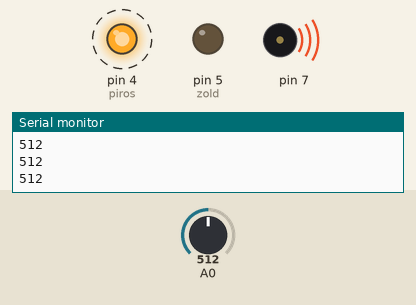
Simulated run of this sketch. Board: Arduino Uno, built with avr-gcc and run on an emulated ATmega328P. Shown: output pins drawn as LEDs (lit = HIGH), buzzer (waves = sounding), the last lines printed to the serial monitor. Dashed ring = blinking. The test bench sets the inputs (shaded band); at power-on: A0 = 512.

Above: at 0.9 s.
1.3 s: A0 set to 358
4.3 s: A0 set to 342
At 4.9 s:
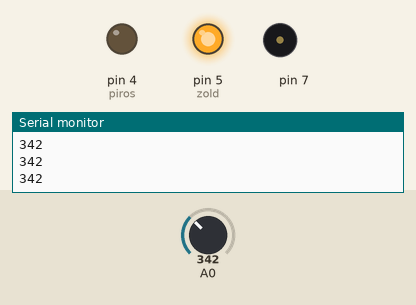
5.9 s: A0 set to 360
At 6.0 s:
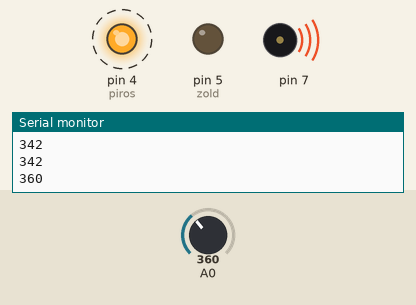
8.9 s: A0 set to 340
At 9.0 s:
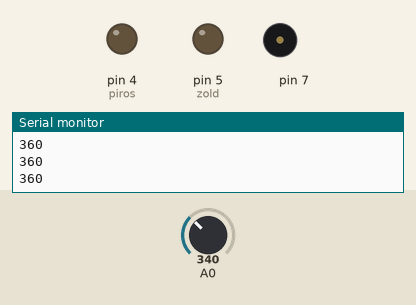
Timing chart, 0 to 11.6 s (numbered marks = the images above; inputs shaded):
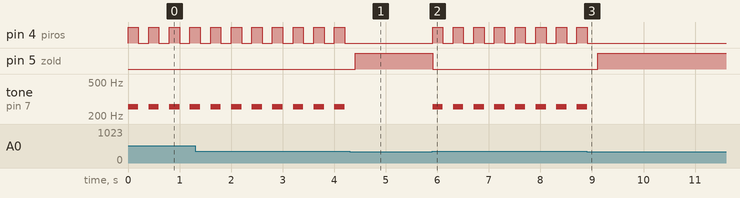

The sketch:

sketch_oct02b.ino
```cpp
int val;
int piros = 4;
int zold = 5;
void setup() {
  Serial.begin(9600);
  pinMode(piros,OUTPUT);
  pinMode(zold,OUTPUT);

}

void loop() {
  val=analogRead(0);
  Serial.println(val,DEC);
  if(val>350){
    digitalWrite(zold,LOW);
    digitalWrite(piros,HIGH);
    tone(7,255);
    delay(200);
    noTone(7);
    digitalWrite(piros,LOW);
    delay(200);
  }else{
    digitalWrite(piros,LOW);
    noTone(7);
    digitalWrite(zold,HIGH);
  }
}
```

Measured:
- the behaviour switches between 351 and 350 on A0 (found by bisection; images 0 and 1)
- after the input at 4.3 s, pin 4 (piros): stops changing and stays LOW; pin 5 (zold): LOW → HIGH after 0.10 s; tone on pin 7: stops changing and stays silent
- after the input at 5.9 s, pin 4 (piros): alternates HIGH for 0.20 s and LOW for 0.20 s, starting at once; pin 5 (zold): HIGH → LOW at once; tone on pin 7: alternates 255 Hz for 0.20 s and silent for 0.20 s, starting at once
- after the input at 8.9 s, pin 4 (piros): goes on until 8.9 s, then stays LOW; pin 5 (zold): LOW → HIGH after 0.21 s; tone on pin 7: goes on until 8.9 s, then stays silent
- by itself, pin 4 (piros): alternates HIGH for 0.20 s and LOW for 0.20 s
- by itself, tone on pin 7: alternates 255 Hz for 0.20 s and silent for 0.20 s
